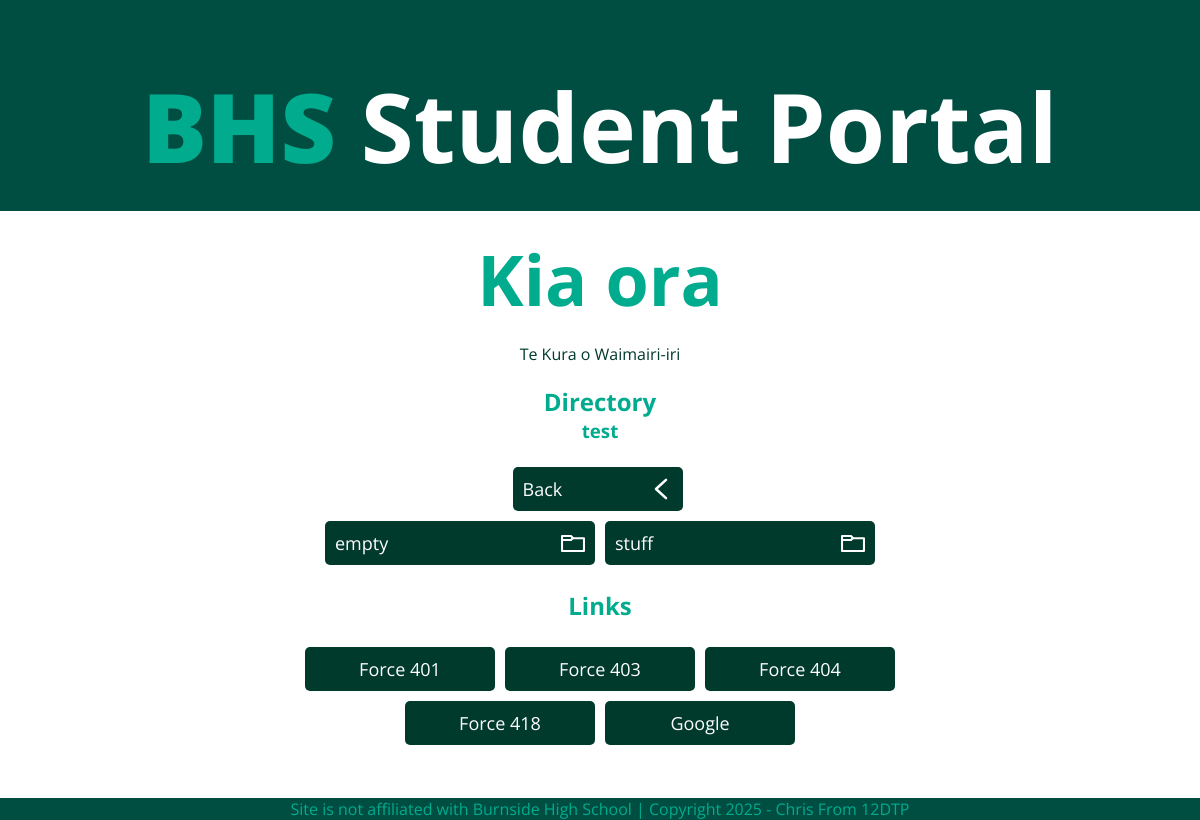
/test, run on the app's committed database.
### tables this page shows
CREATE TABLE sites (name TEXT PRIMARY KEY UNIQUE NOT NULL, URL TEXT UNIQUE NOT NULL, folder TEXT DEFAULT Home REFERENCES folders (name) ON DELETE SET DEFAULT ON UPDATE CASCADE DEFERRABLE INITIALLY IMMEDIATE NOT NULL, icon TEXT);

### main.py (the view)
@app.route('/<string:name>')
def directory(name):
       name = name.replace('%', ' ').replace('"', '').replace("'", '')
       conn = sqlite3.connect('sites.db')
       cur = conn.cursor()
       cur.execute(f'SELECT name, URL FROM sites WHERE folder="{name}" COLLATE NOCASE ORDER BY name ASC;')
       print(name) # debug
       sites = cur.fetchall()
       print(sites) # debug
       cur.execute(f'SELECT name, URL, folder, icon FROM folders WHERE folder="{name}" COLLATE NOCASE ORDER BY name ASC;')
       folders = cur.fetchall()
       print(folders) # debug
       cur.execute(f'SELECT folder FROM folders WHERE name="{name}" COLLATE NOCASE;')
       back = cur.fetchall()
       for back in back:
             back = back[0].replace(' ','%' )
       if not back:
             abort(404)
       conn.close()
       return render_template('directory.html', vars=vars, title=name, sites=sites, folders=folders, back=back)

### templates/directory.html (shortened to what this page needs)
{% extends 'layout.html' %}
{% block content %}
<div class="container">
    <h2>Directory</h2>
    <h3>{{ title }}</h3>
    <div class="buttons-container">
        {% if title.title() != "Home" %}
            <a href="{{ back }}">
                <div class="back-button"><span class="anim-text">Back</span><span class="icon"><img src="/static/images/previous.svg" alt="back button"></span></div>
            </a>
        {% endif %}
    </div>
    <div class="buttons-container">
        {% for folders in folders %}
            <a href="{{ folders[1] }}">
                <div class="folder-button"><span class="anim-text">{{ folders[0] }}</span><span class="icon"><img src="/static/images/folder.svg" alt="folder"></span></div>
            </a>
        {% endfor %}
    </div>
    <h2>Links</h2>
    <div class="buttons-container">
        {% for sites in sites %}
            <a href="{{ sites[1] }}" target="_blank" rel="opener">
                <div class="link-button">{{ sites[0] }}</div>
            </a>
        {% endfor %}
    </div>
</div>
{% endblock %}

### static/style.css (style rules this page uses)
:root { --primary-color: rgb(0,78,66); --secondary-color: rgb(0,171,142); --contrast-color: rgb(0,58,44); --font-color: rgb(255,255,255); --background-color: white; --font: "Open Sans", sans-serif; }
body { text-align: center; color: var(--font-color); background-color: var(--background -color); margin: 0; }
h2 { color: var(--secondary-color); }
h3 { color: var(--secondary-color); margin-top: -20px; margin-bottom: -px; }
h1, h2, h3, h4, a, p, span { font-family: var(--font); }
span { transition: all --anim-speed; }
a { color: var(--font-color); font-size: large; text-decoration: none; text-align: left; display: block; }
.container { margin-left: auto; margin-right: auto; width: 60%; margin-bottom: 70px; }
.icon { margin: 0px; float: right; image-rendering: optimizeQuality; height: 24px; }
.buttons-container { justify-content: center; display: flex; flex-wrap: wrap; }
.back-button { margin: 5px; margin-left: auto; margin-left: auto; padding: 10px; border-radius: 5px; width: 150px; height: auto; background-color: var(--contrast-color); }
.folder-button { background-color: var(--contrast-color); margin: 5px; padding: 10px; border-radius: 5px; width: 250px; max-height: 200px; }
.link-button { background-color: var(--contrast-color); padding: 10px; border-radius: 5px; text-align: center; margin: 5px; width: 170px; }

### data on the page
sites: name "Force 401"
sites: name "Force 403"
sites: name "Force 404"
sites: name "Force 418"
sites: name "Google"

### other printed values
{{ title }} "test"
{{ folders[0] }} "empty" "stuff"
